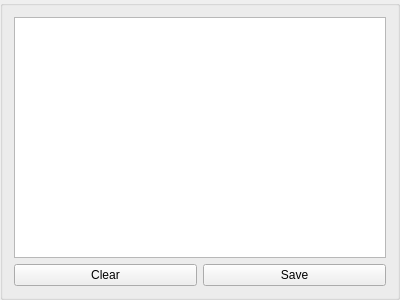
<?xml version="1.0" encoding="UTF-8"?>
<ui version="4.0">
 <class>CommentView</class>
 <widget class="QGroupBox" name="CommentView">
  <property name="geometry">
   <rect>
    <x>0</x>
    <y>0</y>
    <width>400</width>
    <height>300</height>
   </rect>
  </property>
  <property name="windowTitle">
   <string>Comment View</string>
  </property>
  <layout class="QGridLayout" name="gridLayout">
   <item row="0" column="0" colspan="2">
    <widget class="QTextEdit" name="textEdit"/>
   </item>
   <item row="1" column="0">
    <widget class="QPushButton" name="pushButton_2">
     <property name="text">
      <string>Clear</string>
     </property>
    </widget>
   </item>
   <item row="1" column="1">
    <widget class="QPushButton" name="pushButton">
     <property name="text">
      <string>Save</string>
     </property>
    </widget>
   </item>
  </layout>
 </widget>
 <tabstops>
  <tabstop>textEdit</tabstop>
  <tabstop>pushButton</tabstop>
  <tabstop>pushButton_2</tabstop>
 </tabstops>
 <resources/>
 <connections/>
</ui>
